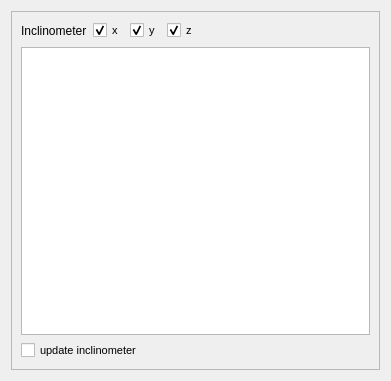
           <widget class="QWidget" name="verticalLayoutWidget_4">
            <property name="geometry">
             <rect>
              <x>410</x>
              <y>1930</y>
              <width>391</width>
              <height>381</height>
             </rect>
            </property>
            <layout class="QVBoxLayout" name="inclinometerFrameContainer">
             <item>
              <widget class="QFrame" name="inclinometerFrame">
               <property name="frameShape">
                <enum>QFrame::StyledPanel</enum>
               </property>
               <property name="frameShadow">
                <enum>QFrame::Raised</enum>
               </property>
               <layout class="QVBoxLayout" name="verticalLayout_19">
                <item>
                 <layout class="QHBoxLayout" name="horizontalLayout_45">
                  <property name="topMargin">
                   <number>0</number>
                  </property>
                  <item>
                   <widget class="QLabel" name="label_61">
                    <property name="text">
                     <string>Inclinometer</string>
                    </property>
                   </widget>
                  </item>
                  <item>
                   <widget class="QCheckBox" name="inclinometerXCheckbox">
                    <property name="font">
                     <font>
                      <pointsize>8</pointsize>
                     </font>
                    </property>
                    <property name="text">
                     <string>x</string>
                    </property>
                    <property name="checked">
                     <bool>true</bool>
                    </property>
                   </widget>
                  </item>
                  <item>
                   <widget class="QCheckBox" name="inclinometerYCheckbox">
                    <property name="font">
                     <font>
                      <pointsize>8</pointsize>
                     </font>
                    </property>
                    <property name="text">
                     <string>y</string>
                    </property>
                    <property name="checked">
                     <bool>true</bool>
                    </property>
                   </widget>
                  </item>
                  <item>
                   <widget class="QCheckBox" name="inclinometerZCheckbox">
                    <property name="font">
                     <font>
                      <pointsize>8</pointsize>
                     </font>
                    </property>
                    <property name="text">
                     <string>z</string>
                    </property>
                    <property name="checked">
                     <bool>true</bool>
                    </property>
                   </widget>
                  </item>
                  <item>
                   <spacer name="horizontalSpacer_3">
                    <property name="orientation">
                     <enum>Qt::Horizontal</enum>
                    </property>
                    <property name="sizeHint" stdset="0">
                     <size>
                      <width>40</width>
                      <height>20</height>
                     </size>
                    </property>
                   </spacer>
                  </item>
                 </layout>
                </item>
                <item>
                 <widget class="QGraphicsView" name="inclinometerGraphicsView"/>
                </item>
                <item>
                 <widget class="QCheckBox" name="inclinometerGraphicsViewRedrawCheckbox">
                  <property name="font">
                   <font>
                    <pointsize>8</pointsize>
                   </font>
                  </property>
                  <property name="text">
                   <string>update inclinometer</string>
                  </property>
                 </widget>
                </item>
               </layout>
              </widget>
             </item>
            </layout>
           </widget>
